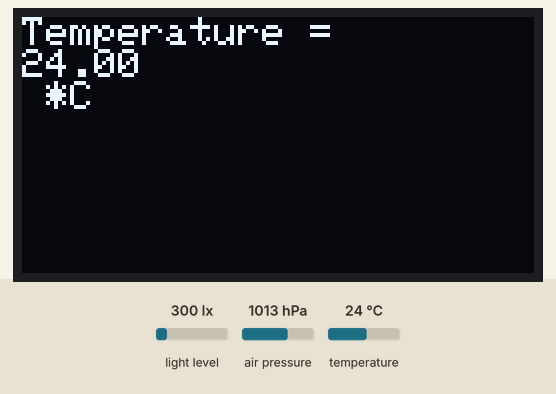
Simulated run of this sketch. Board: ESP32. Shown: 128×64 one-colour display. The test bench sets the inputs (shaded band); at power-on: air pressure 1013 hPa, temperature 24 °C, light level 300 lx. The display library's start-up logo is not drawn; what the sketch prints to the serial monitor is not drawn.

Above: at 4.7 s.
4.8 s: air pressure set to 952 hPa
At 10.8 s:
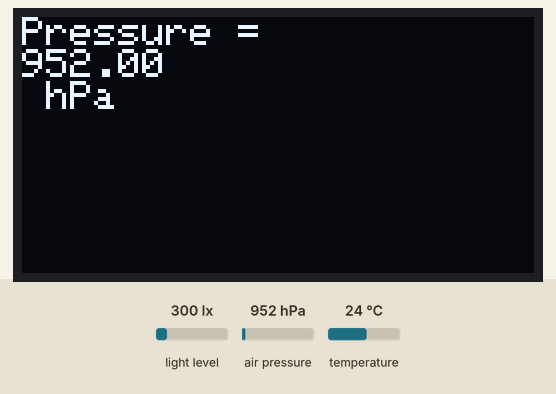
16.2 s: temperature set to 12 °C
At 19.7 s:
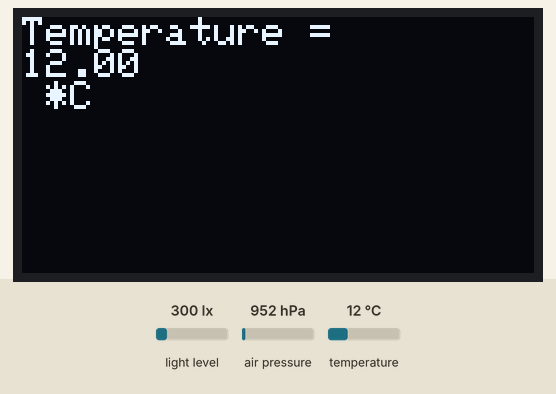
21.9 s: air pressure set to 975 hPa
At 26.1 s:
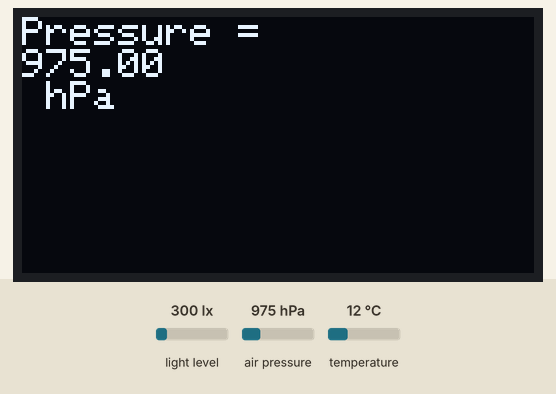
30.9 s: temperature set to 19 °C
At 35.0 s:
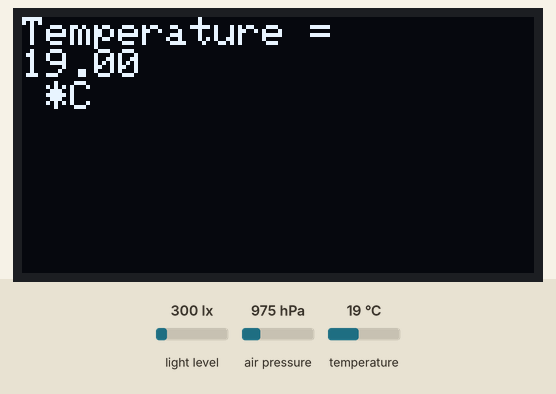
Timing chart, 0 to 36.5 s (numbered marks = the images above; inputs shaded):
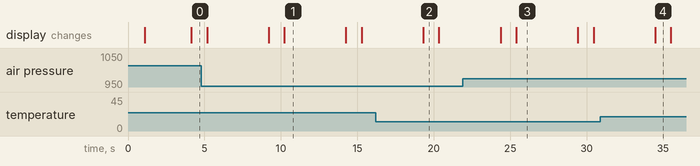

The sketch:

Program.ino
```cpp
//--------------------------------------- Libraries

#define BLYNK_PRINT Serial


#include <WiFi.h>
#include <WiFiClient.h>
#include <BlynkSimpleEsp32.h>

char auth[] = "lyRJXXFaMrvbTpBtYsPNW0I-QOzw3k8O";

char ssid[] = "SSID";
char pass[] = "Paswoord";


#include <Wire.h>
#include <SPI.h>
#include <Adafruit_BMP280.h>


Adafruit_BMP280 bmp; // use I2C interface
Adafruit_Sensor *bmp_temp = bmp.getTemperatureSensor();
Adafruit_Sensor *bmp_pressure = bmp.getPressureSensor();

// ------------------------------- BH1750

#include <BH1750.h>

BH1750  lightMeter;


// ------------------------------------    OLED

#include <Adafruit_GFX.h>
#include <Adafruit_SSD1306.h>

#define SCREEN_WIDTH 128 // OLED display width, in pixels
#define SCREEN_HEIGHT 64 // OLED display height, in pixels

// Declaration for an SSD1306 display connected to I2C (SDA, SCL pins)
#define OLED_RESET     -1 // Reset pin # (or -1 if sharing Arduino reset pin)
Adafruit_SSD1306 display(SCREEN_WIDTH, SCREEN_HEIGHT, &Wire, OLED_RESET);

#define NUMFLAKES     10 // Number of snowflakes in the animation example

#define LOGO_HEIGHT   16
#define LOGO_WIDTH    16
static const unsigned char PROGMEM logo_bmp[] =
{ B00000000, B11000000,
  B00000001, B11000000,
  B00000001, B11000000,
  B00000011, B11100000,
  B11110011, B11100000,
  B11111110, B11111000,
  B01111110, B11111111,
  B00110011, B10011111,
  B00011111, B11111100,
  B00001101, B01110000,
  B00011011, B10100000,
  B00111111, B11100000,
  B00111111, B11110000,
  B01111100, B11110000,
  B01110000, B01110000,
  B00000000, B00110000 };


void setup() {
  Serial.begin(9600);


  if(!display.begin(SSD1306_SWITCHCAPVCC, 0x3C)) { // Address 0x3D for 128x64
    Serial.println(F("OLED HAS A BAD CONNECTION"));
    for(;;); // Don't proceed, loop forever
    }


    display.display();
    delay(1000);

    display.clearDisplay();

    display.drawPixel(10, 10, SSD1306_WHITE);

    display.display();
    delay(1000);

    display.clearDisplay();


  Serial.println(F("BMP280 Sensor event test"));

  if (!bmp.begin(0x76)) {
    Serial.println(F("Could not find a valid BMP280 Temperature sensor, check wiring!"));
    while (1) delay(10);
    }


  lightMeter.begin();
  Serial.println("Running lightMeter...");


  /* Default settings from datasheet. */
  bmp.setSampling(Adafruit_BMP280::MODE_NORMAL,     /* Operating Mode. */
                  Adafruit_BMP280::SAMPLING_X2,     /* Temp. oversampling */
                  Adafruit_BMP280::SAMPLING_X16,    /* Pressure oversampling */
                  Adafruit_BMP280::FILTER_X16,      /* Filtering. */
                  Adafruit_BMP280::STANDBY_MS_500); /* Standby time. */

  bmp_temp->printSensorDetails();
}

void loop() {


//----------------------------------------------- BMP280 sensor read

  sensors_event_t temp_event, pressure_event;
  bmp_temp->getEvent(&temp_event);
  bmp_pressure->getEvent(&pressure_event);

  Serial.print(F("Temperature = "));
  Serial.print(temp_event.temperature);
  Serial.println(" *C");

  Serial.print(F("Pressure = "));
  Serial.print(pressure_event.pressure);
  Serial.println(" hPa");

  Serial.println();
  delay(2000);

//------------------------------------------------ BH1750 sensor read

  uint16_t lux = lightMeter.readLightLevel();
  Serial.print("Light: ");
  Serial.println(lux);


//------------------------------------------------ OLED screen
  display.clearDisplay();

  display.setTextSize(1);      // Normal 1:1 pixel scale
  display.setTextColor(SSD1306_WHITE); // Draw white text
  display.setCursor(0, 0);     // Start at top-left

  display.println(F("Temperature = "));
  display.println(temp_event.temperature);
  display.println(" *C");

  display.display();
  delay(1000);

  display.clearDisplay();

  display.setTextSize(1);      // Normal 1:1 pixel scale
  display.setTextColor(SSD1306_WHITE); // Draw white text
  display.setCursor(0, 0);     // Start at top-left

  display.println(F("Pressure = "));
  display.println(pressure_event.pressure);
  display.println(" hPa");

  display.display();
  delay(1000);

  display.clearDisplay();


  display.setTextSize(1);
  display.setTextColor(SSD1306_WHITE);
  display.setCursor(0, 0);

  display.println(F("Light Intensity = "));
  display.println(lux);
  display.println("lightyears");
  delay(1000);


}
```

Measured:
- after the input at 4.8 s, the display: first differs from a run without the input after 5.4 s (image 1)
- after the input at 16.2 s, the display: changes after 3.1 s (image 2)
- after the input at 21.9 s, the display: first differs from a run without the input after 3.5 s (image 3)
- after the input at 30.9 s, the display: changes after 3.6 s (image 4)
- what the display in image 1 shows lasts 4.1 s, from 10.2 s to 14.3 s
- what the display in image 2 shows lasts 1.0 s, from 19.3 s to 20.3 s
